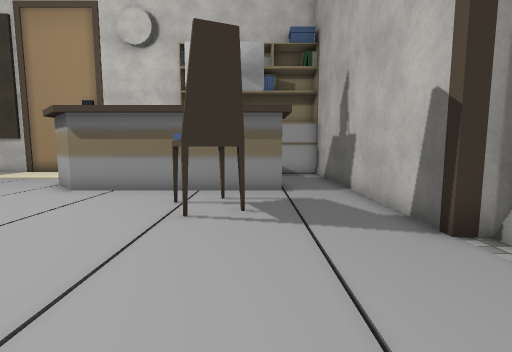
[1] (above)

16 first-person views from a walk through a scene from a Unity 3-D project. The camera is 1.4 m above the floor, tilts 6° down and sees 85° across. The floor is counted in squares, 1 m on a side. Each view is taken from the middle of a square. On the plan, view 1 faces up. The plan holds only what a view shows up to about 14 squares ahead; the rest is blank. The place goes on beyond the plan. The player character is not drawn. Some surface patterns are stand-ins.

[2]
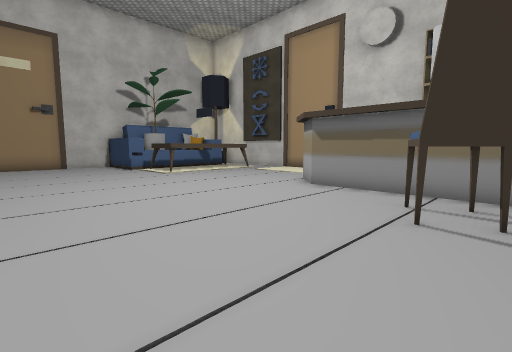

[3]
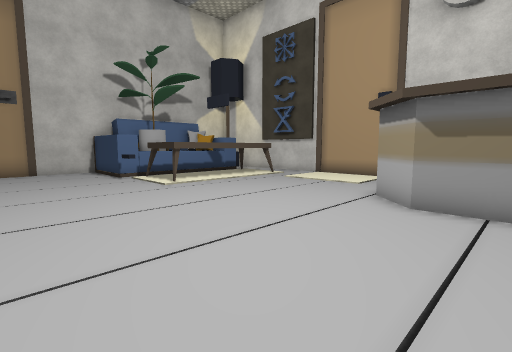

[4]
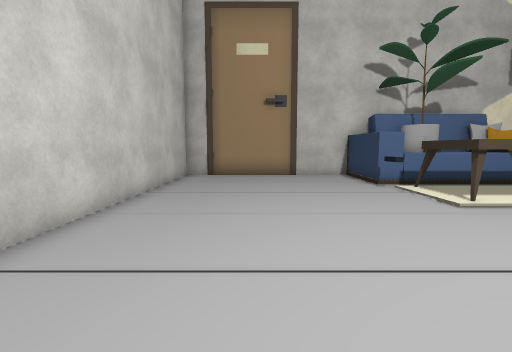

[5]
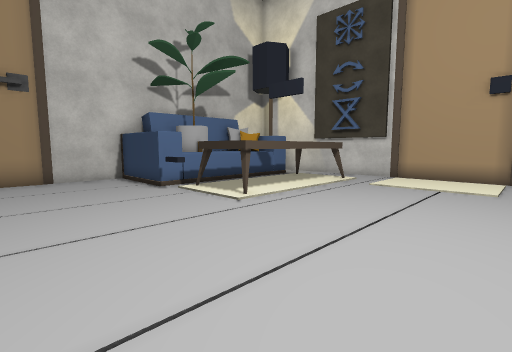

[6]
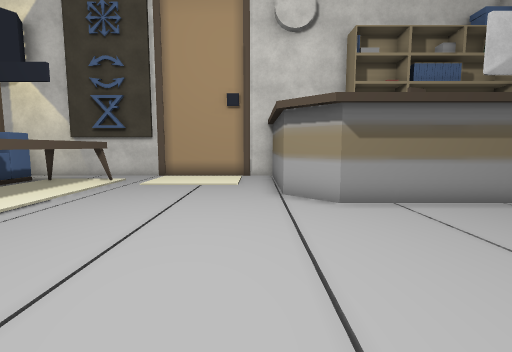

[7]
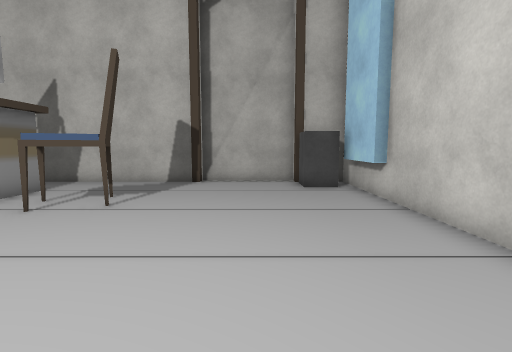

[8]
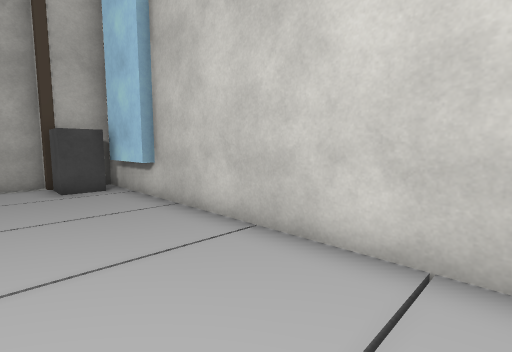

[9]
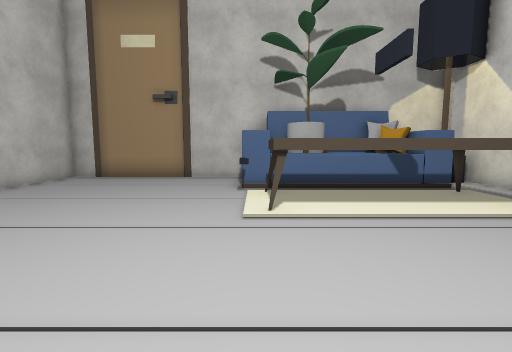

[10]
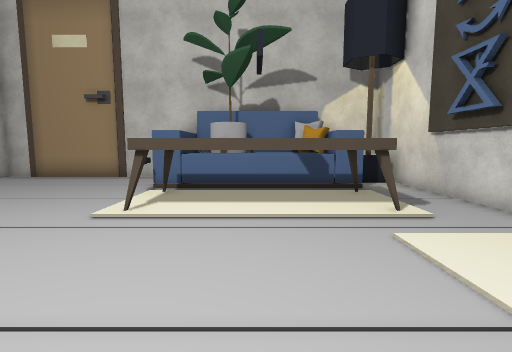

[11]
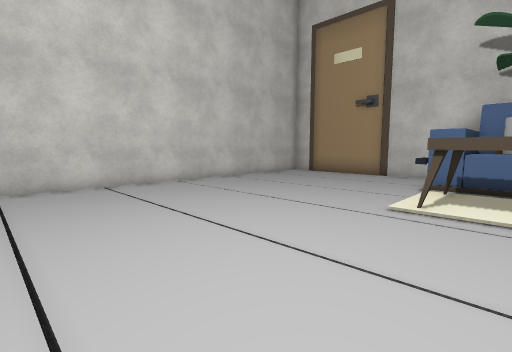

[12]
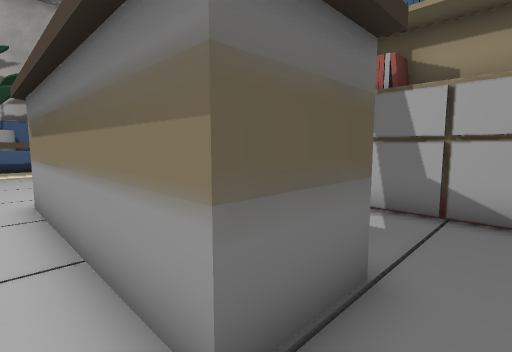

[13]
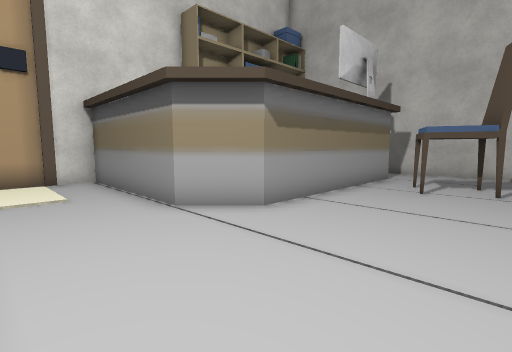

[14]
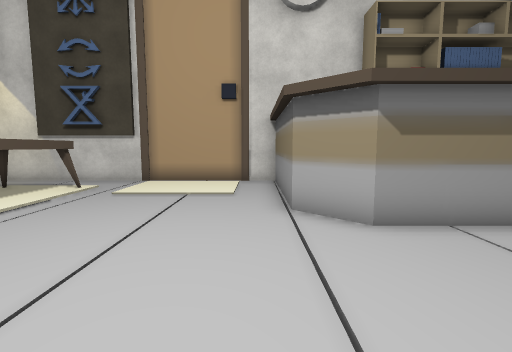

[15]
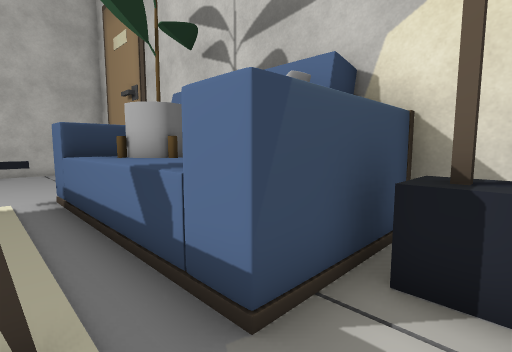

[16]
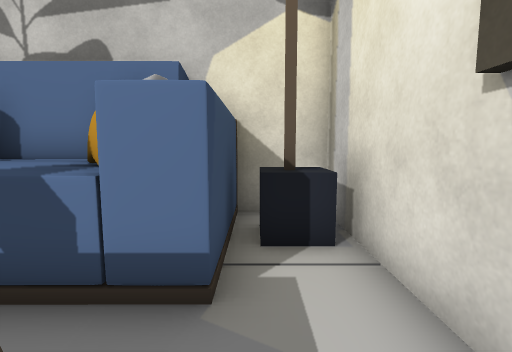

### Floor plan
Key: @ floor where view 1 was taken; # wall or solid block; x gap in a wall; . floor; / step, stairs or slope; = window, fence, low wall or low ledge; ^ raised ledge.
Columns run from 21 left of view 1 to 4 right of it. Each row starts with its distance up from view 1.
 16 ###############
 15 #^x...........#
 14 ###...........#     #####
 13  ####^^^......#      ...#
 12  ##^#^ ^.../..#       ..#
 11  #^^.^ ^......#      #..#
 10  #^^.^ ^......##     ##.#
  9  ##^.^ ^.../...########.#
  8  #^^#^^^/../........../.#
  7 #####..=/../.......##./.#
  6 #../..../../.......##//.#
  5 #../..../../......./../.##
  4 #../..../../......./../.##
  3 #../..../../......./../..#
  2 #../..../../......./../..#
  1 #../..../../......./../..#
  0 #../..../../......./.@/###
 -1 #../..../../......./.####
 -2 #########################

Where each view was taken, in squares from view 1:
view 1: 0 up, 0 right, facing up
view 2: 0 up, 0 right, facing up-left
view 3: 2 up, 4 left, facing up-left
view 4: 2 up, 7 left, facing left
view 5: 2 up, 8 left, facing up-left
view 6: 2 up, 8 left, facing up
view 7: 2 up, 8 left, facing right
view 8: 2 up, 8 left, facing down-right
view 9: 7 up, 8 left, facing left
view 10: 10 up, 8 left, facing left
view 11: 9 up, 7 left, facing down-left
view 12: 8 up, 2 right, facing up-left
view 13: 5 up, 10 left, facing up-right
view 14: 4 up, 8 left, facing up
view 15: 15 up, 16 left, facing down-left
view 16: 14 up, 15 left, facing left
